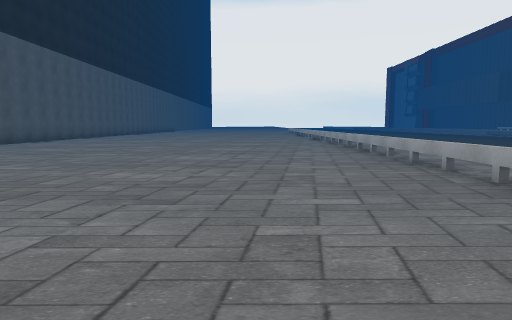
[1] (above)

24 first-person views from a walk through a Unity game level. The camera is 1.3 m above the floor, tilts 6° down and sees 75° across. The floor is counted in squares, 2 m on a side. Each view is taken from the middle of a square. On the plan, view 1 faces up. The plan holds only what a view shows up to about 10 squares ahead; the rest is blank. The place goes on beyond the plan. Some surface patterns are stand-ins.

[2]
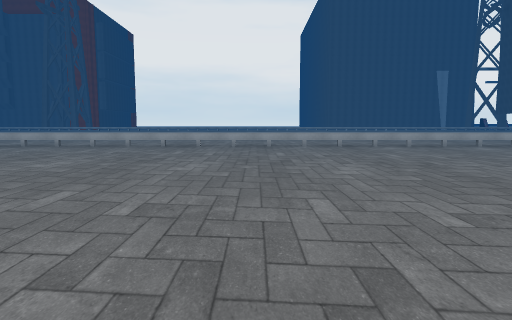

[3]
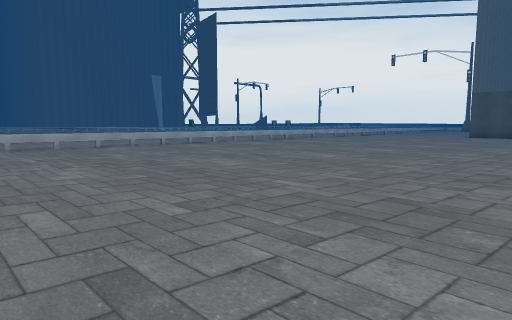

[4]
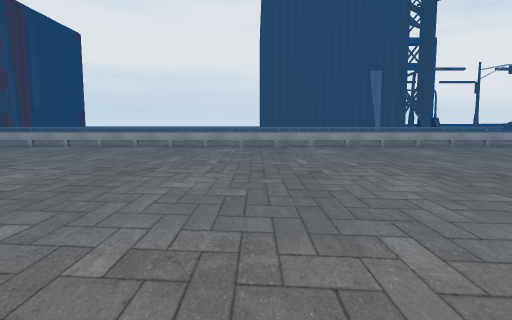

[5]
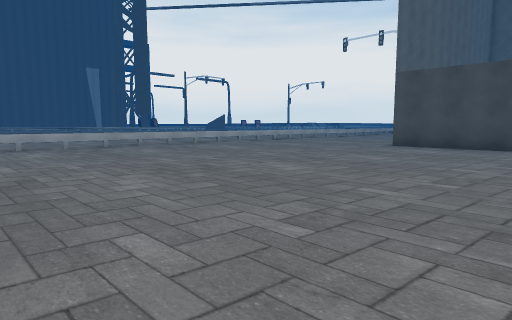

[6]
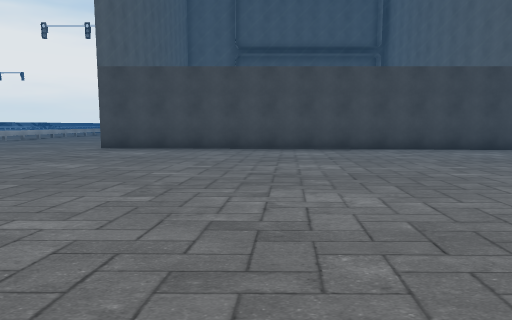

[7]
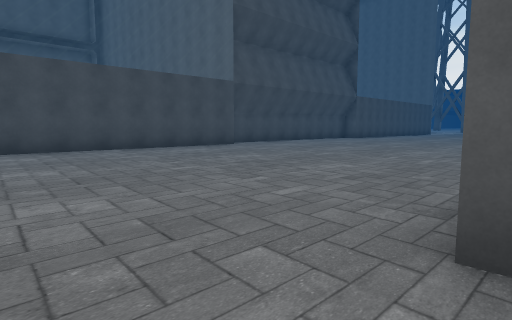

[8]
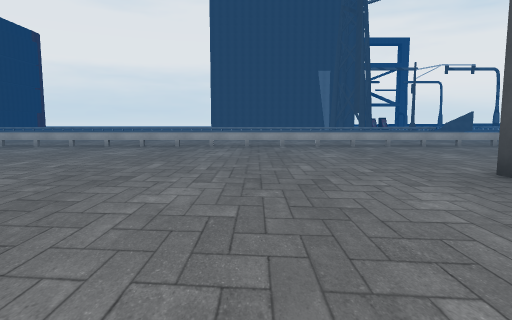

[9]
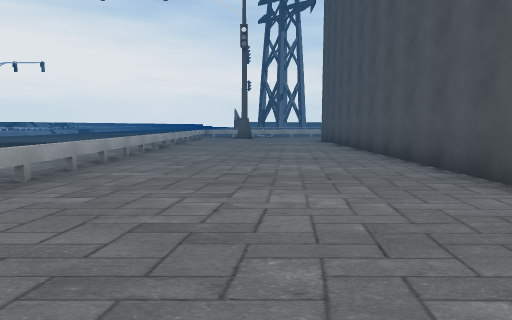

[10]
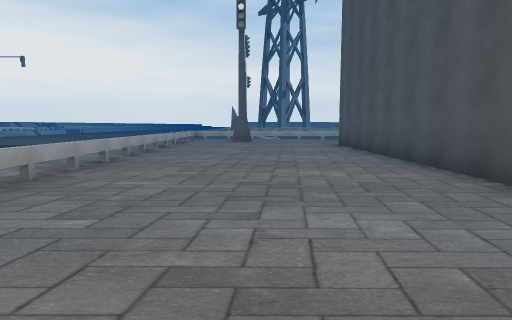

[11]
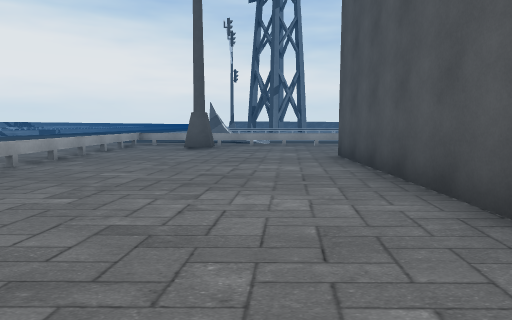

[12]
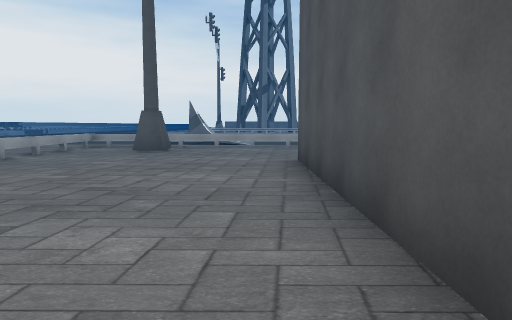

[13]
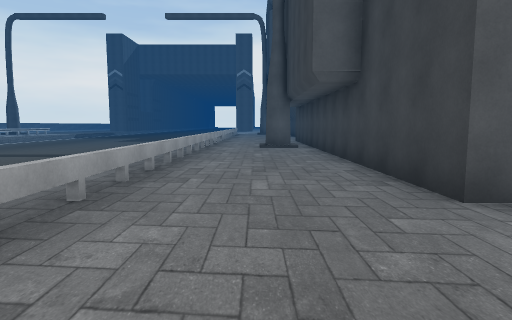

[14]
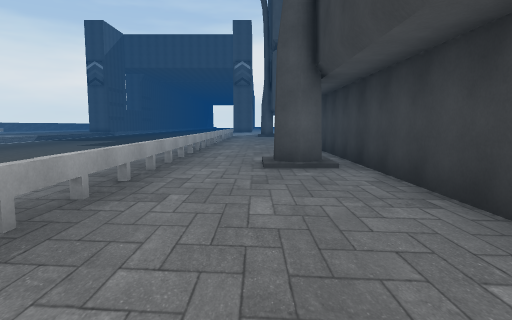

[15]
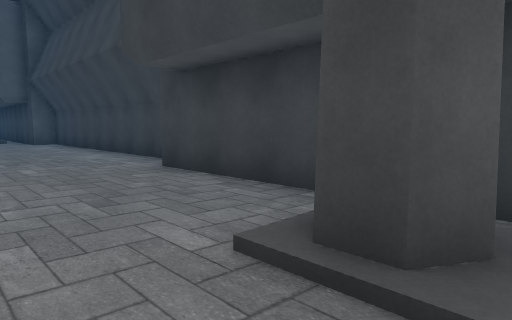

[16]
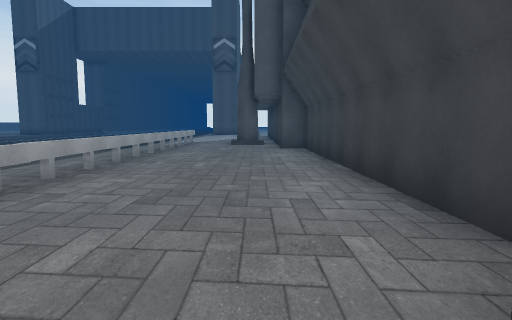

[17]
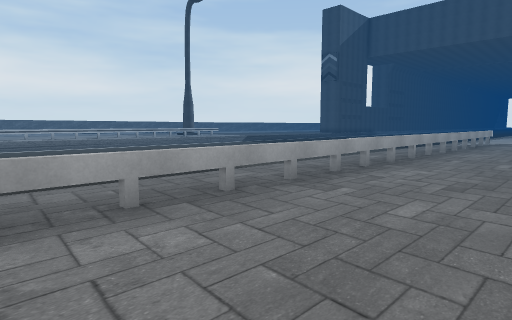

[18]
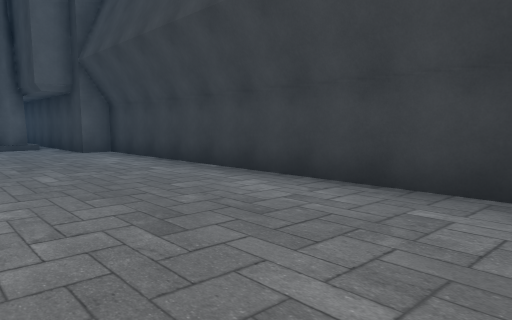

[19]
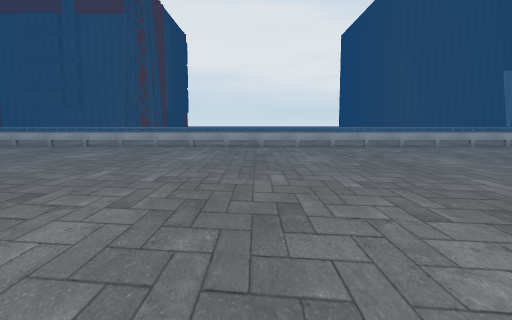

[20]
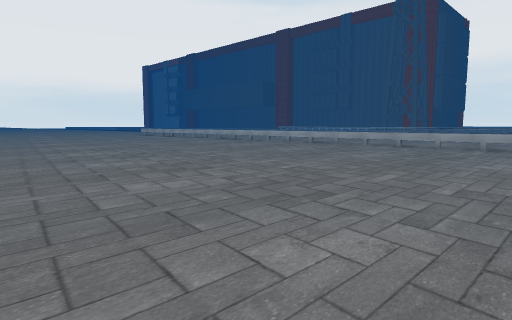

[21]
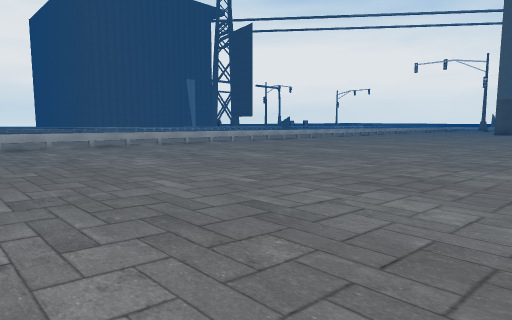

[22]
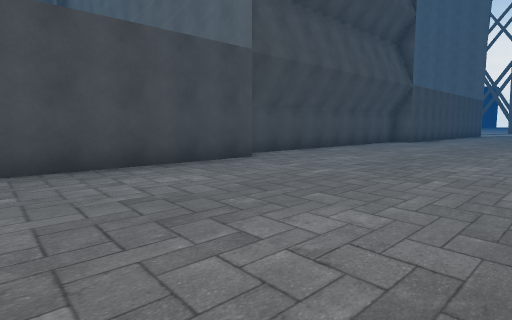

[23]
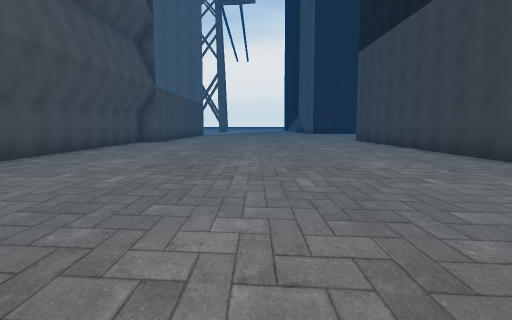

[24]
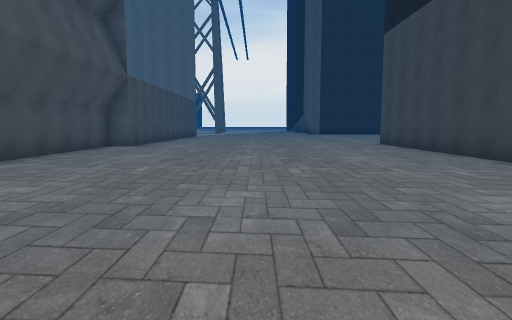

### Floor plan
Points are (right, up) in squares from view 1. A wall is a line through its corners. A room is listed if a view was taken in it or the views show most of it. See-through windows are left out.
Room 1 (views 1, 2, 3, 4, 5, 6, 7, 8, 9, 10, 11, 12, 13, 14, 19, 20, 21, 22, 23, 24)
walls: (-15.9, -9.4) (-23.1, -9.4); (-2.8, -19.5) (-2.8, -30.2) (-10.5, -30.2); (-15, -18.1) (-2.7, -18.1); (-23.1, -18.7) (-15.5, -18.7); (-10.5, -30.9) (-10.3, -31.3) (-10.5, -31.7); (0.3, -32.6) (0.3, -31.9) (1, -31.9)
low walls: (-9.5, -33.5) (2.7, -33.5) (2.7, 15.5)
ways out: opening at (-10.5, -32.5) to room 2
Room 2 (views 15, 16, 17, 18)
walls: (-15.4, -29.6) (-23.7, -29.6) (-23.7, -30.2) (-25.5, -30.2); (-10.5, -31.7) (-11, -31.7); (-10.5, -30.2) (-15, -30.2)
low walls: (-24.6, -33.5) (-9.5, -33.5)
ways out: opening at (-10.5, -32.5) to room 1

Where each view was taken, in squares from view 1:
view 1: 0 up, 0 right, facing up
view 2: 1 up, 7 left, facing right
view 3: 1 up, 7 left, facing down-right
view 4: 8 down, 7 left, facing right
view 5: 8 down, 7 left, facing down-right
view 6: 9 down, 7 left, facing down
view 7: 9 down, 7 left, facing down-left
view 8: 15 down, 7 left, facing right
view 9: 16 down, 0 right, facing down
view 10: 19 down, 0 right, facing down
view 11: 23 down, 1 left, facing down
view 12: 24 down, 2 left, facing down
view 13: 32 down, 0 right, facing left
view 14: 32 down, 5 left, facing left
view 15: 33 down, 10 left, facing up-left
view 16: 31 down, 14 left, facing left
view 17: 31 down, 13 left, facing down-left
view 18: 33 down, 15 left, facing up-left
view 19: 10 up, 7 left, facing right
view 20: 8 up, 7 left, facing up-right
view 21: 7 up, 7 left, facing down-right
view 22: 13 down, 10 left, facing down-left
view 23: 14 down, 10 left, facing left
view 24: 14 down, 13 left, facing left
